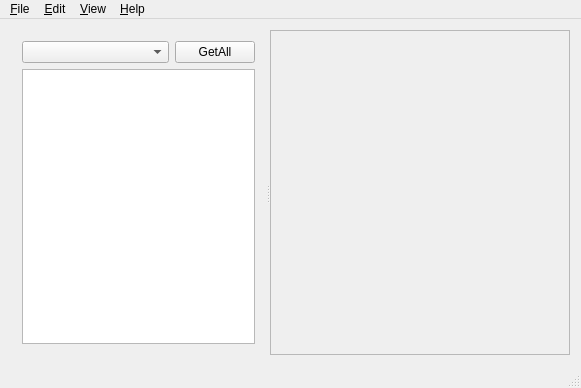
<?xml version="1.0" encoding="UTF-8"?>
<ui version="4.0">
 <class>MainWindow</class>
 <widget class="QMainWindow" name="MainWindow">
  <property name="geometry">
   <rect>
    <x>0</x>
    <y>0</y>
    <width>581</width>
    <height>388</height>
   </rect>
  </property>
  <property name="windowTitle">
   <string>DiskExplorer</string>
  </property>
  <property name="windowIcon">
   <iconset resource="resource.qrc">
    <normaloff>:/resource/app.ico</normaloff>:/resource/app.ico</iconset>
  </property>
  <widget class="QWidget" name="centralWidget">
   <property name="sizePolicy">
    <sizepolicy hsizetype="Preferred" vsizetype="Preferred">
     <horstretch>0</horstretch>
     <verstretch>0</verstretch>
    </sizepolicy>
   </property>
   <property name="styleSheet">
    <string notr="true"/>
   </property>
   <layout class="QHBoxLayout" name="horizontalLayout">
    <item>
     <widget class="QSplitter" name="splitter">
      <property name="orientation">
       <enum>Qt::Horizontal</enum>
      </property>
      <widget class="QWidget" name="layoutWidget">
       <layout class="QVBoxLayout" name="verticalLayout">
        <property name="sizeConstraint">
         <enum>QLayout::SetDefaultConstraint</enum>
        </property>
        <item>
         <layout class="QHBoxLayout" name="leftTopHLayout">
          <item>
           <widget class="QComboBox" name="comboBox">
            <property name="sizePolicy">
             <sizepolicy hsizetype="Preferred" vsizetype="Fixed">
              <horstretch>0</horstretch>
              <verstretch>0</verstretch>
             </sizepolicy>
            </property>
           </widget>
          </item>
          <item>
           <widget class="QPushButton" name="AllBtn">
            <property name="sizePolicy">
             <sizepolicy hsizetype="Fixed" vsizetype="Fixed">
              <horstretch>0</horstretch>
              <verstretch>0</verstretch>
             </sizepolicy>
            </property>
            <property name="text">
             <string>GetAll</string>
            </property>
           </widget>
          </item>
         </layout>
        </item>
        <item>
         <widget class="QListView" name="listView">
          <property name="sizePolicy">
           <sizepolicy hsizetype="Preferred" vsizetype="Expanding">
            <horstretch>0</horstretch>
            <verstretch>0</verstretch>
           </sizepolicy>
          </property>
          <property name="maximumSize">
           <size>
            <width>16777215</width>
            <height>16777215</height>
           </size>
          </property>
          <property name="editTriggers">
           <set>QAbstractItemView::NoEditTriggers</set>
          </property>
          <property name="selectionMode">
           <enum>QAbstractItemView::ExtendedSelection</enum>
          </property>
         </widget>
        </item>
       </layout>
      </widget>
      <widget class="QScrollArea" name="scrollArea">
       <property name="minimumSize">
        <size>
         <width>300</width>
         <height>0</height>
        </size>
       </property>
       <property name="widgetResizable">
        <bool>true</bool>
       </property>
       <widget class="QWidget" name="scrollAreaWidgetContents">
        <property name="geometry">
         <rect>
          <x>0</x>
          <y>0</y>
          <width>298</width>
          <height>323</height>
         </rect>
        </property>
       </widget>
      </widget>
     </widget>
    </item>
   </layout>
  </widget>
  <widget class="QMenuBar" name="menuBar">
   <property name="geometry">
    <rect>
     <x>0</x>
     <y>0</y>
     <width>581</width>
     <height>24</height>
    </rect>
   </property>
   <widget class="QMenu" name="menuFile">
    <property name="title">
     <string>&amp;File</string>
    </property>
    <addaction name="actionConnect"/>
    <addaction name="actionToken"/>
    <addaction name="actionAuthorize"/>
    <addaction name="actionExit"/>
   </widget>
   <widget class="QMenu" name="menuView">
    <property name="title">
     <string>&amp;View</string>
    </property>
    <widget class="QMenu" name="menuLanguage">
     <property name="title">
      <string>Language</string>
     </property>
     <addaction name="actionEnglish"/>
     <addaction name="actionSimple_Chinese"/>
    </widget>
    <addaction name="actionSideBar"/>
    <addaction name="menuLanguage"/>
    <addaction name="actionRefresh"/>
   </widget>
   <widget class="QMenu" name="menuHelp">
    <property name="title">
     <string>&amp;Help</string>
    </property>
    <addaction name="actionAbout"/>
   </widget>
   <widget class="QMenu" name="menuEdit">
    <property name="title">
     <string>&amp;Edit</string>
    </property>
    <addaction name="actionUpload_File"/>
    <addaction name="actionNew_Folder"/>
    <addaction name="actionDelete_Folder"/>
    <addaction name="separator"/>
    <addaction name="actionPrerefrence"/>
   </widget>
   <addaction name="menuFile"/>
   <addaction name="menuEdit"/>
   <addaction name="menuView"/>
   <addaction name="menuHelp"/>
  </widget>
  <widget class="QStatusBar" name="statusBar"/>
  <action name="actionConnect">
   <property name="icon">
    <iconset resource="resource.qrc">
     <normaloff>:/resource/open.png</normaloff>:/resource/open.png</iconset>
   </property>
   <property name="text">
    <string>Connect</string>
   </property>
   <property name="toolTip">
    <string>Connect</string>
   </property>
  </action>
  <action name="actionToken">
   <property name="text">
    <string>Token</string>
   </property>
   <property name="toolTip">
    <string>Token</string>
   </property>
  </action>
  <action name="actionExit">
   <property name="icon">
    <iconset resource="resource.qrc">
     <normaloff>:/resource/exit.png</normaloff>:/resource/exit.png</iconset>
   </property>
   <property name="text">
    <string>Exit</string>
   </property>
   <property name="toolTip">
    <string>Exit</string>
   </property>
  </action>
  <action name="actionSideBar">
   <property name="checkable">
    <bool>true</bool>
   </property>
   <property name="checked">
    <bool>true</bool>
   </property>
   <property name="text">
    <string>SideBar</string>
   </property>
  </action>
  <action name="actionTest">
   <property name="text">
    <string>test</string>
   </property>
  </action>
  <action name="actionAbout">
   <property name="text">
    <string>About</string>
   </property>
  </action>
  <action name="actionEnglish">
   <property name="checkable">
    <bool>true</bool>
   </property>
   <property name="checked">
    <bool>true</bool>
   </property>
   <property name="text">
    <string>English</string>
   </property>
  </action>
  <action name="actionSimple_Chinese">
   <property name="checkable">
    <bool>true</bool>
   </property>
   <property name="text">
    <string>Simple Chinese</string>
   </property>
  </action>
  <action name="actionUpload_File">
   <property name="text">
    <string>Upload File</string>
   </property>
  </action>
  <action name="actionNew_Folder">
   <property name="text">
    <string>New Folder</string>
   </property>
  </action>
  <action name="actionDelete_Folder">
   <property name="text">
    <string>Delete Folder</string>
   </property>
  </action>
  <action name="actionRefresh">
   <property name="text">
    <string>Refresh</string>
   </property>
  </action>
  <action name="actionPrerefrence">
   <property name="text">
    <string>Prerefrence</string>
   </property>
  </action>
  <action name="actionAuthorize">
   <property name="text">
    <string>Authorize</string>
   </property>
  </action>
 </widget>
 <layoutdefault spacing="6" margin="11"/>
 <resources>
  <include location="resource.qrc"/>
 </resources>
 <connections>
  <connection>
   <sender>actionConnect</sender>
   <signal>triggered()</signal>
   <receiver>MainWindow</receiver>
   <slot>connectToDisk()</slot>
   <hints>
    <hint type="sourcelabel">
     <x>-1</x>
     <y>-1</y>
    </hint>
    <hint type="destinationlabel">
     <x>262</x>
     <y>169</y>
    </hint>
   </hints>
  </connection>
  <connection>
   <sender>actionToken</sender>
   <signal>triggered()</signal>
   <receiver>MainWindow</receiver>
   <slot>changeToken()</slot>
   <hints>
    <hint type="sourcelabel">
     <x>-1</x>
     <y>-1</y>
    </hint>
    <hint type="destinationlabel">
     <x>262</x>
     <y>169</y>
    </hint>
   </hints>
  </connection>
  <connection>
   <sender>actionExit</sender>
   <signal>triggered()</signal>
   <receiver>MainWindow</receiver>
   <slot>exit()</slot>
   <hints>
    <hint type="sourcelabel">
     <x>-1</x>
     <y>-1</y>
    </hint>
    <hint type="destinationlabel">
     <x>262</x>
     <y>169</y>
    </hint>
   </hints>
  </connection>
  <connection>
   <sender>AllBtn</sender>
   <signal>clicked()</signal>
   <receiver>MainWindow</receiver>
   <slot>getAll()</slot>
   <hints>
    <hint type="sourcelabel">
     <x>228</x>
     <y>58</y>
    </hint>
    <hint type="destinationlabel">
     <x>262</x>
     <y>169</y>
    </hint>
   </hints>
  </connection>
  <connection>
   <sender>actionSideBar</sender>
   <signal>triggered()</signal>
   <receiver>MainWindow</receiver>
   <slot>switchSideBar()</slot>
   <hints>
    <hint type="sourcelabel">
     <x>-1</x>
     <y>-1</y>
    </hint>
    <hint type="destinationlabel">
     <x>290</x>
     <y>193</y>
    </hint>
   </hints>
  </connection>
  <connection>
   <sender>actionAbout</sender>
   <signal>triggered()</signal>
   <receiver>MainWindow</receiver>
   <slot>about()</slot>
   <hints>
    <hint type="sourcelabel">
     <x>-1</x>
     <y>-1</y>
    </hint>
    <hint type="destinationlabel">
     <x>290</x>
     <y>193</y>
    </hint>
   </hints>
  </connection>
  <connection>
   <sender>actionNew_Folder</sender>
   <signal>triggered()</signal>
   <receiver>MainWindow</receiver>
   <slot>newFolder()</slot>
   <hints>
    <hint type="sourcelabel">
     <x>-1</x>
     <y>-1</y>
    </hint>
    <hint type="destinationlabel">
     <x>290</x>
     <y>193</y>
    </hint>
   </hints>
  </connection>
  <connection>
   <sender>actionUpload_File</sender>
   <signal>triggered()</signal>
   <receiver>MainWindow</receiver>
   <slot>uploadFile()</slot>
   <hints>
    <hint type="sourcelabel">
     <x>-1</x>
     <y>-1</y>
    </hint>
    <hint type="destinationlabel">
     <x>290</x>
     <y>193</y>
    </hint>
   </hints>
  </connection>
  <connection>
   <sender>actionDelete_Folder</sender>
   <signal>triggered()</signal>
   <receiver>MainWindow</receiver>
   <slot>deleteFolder()</slot>
   <hints>
    <hint type="sourcelabel">
     <x>-1</x>
     <y>-1</y>
    </hint>
    <hint type="destinationlabel">
     <x>290</x>
     <y>193</y>
    </hint>
   </hints>
  </connection>
  <connection>
   <sender>actionRefresh</sender>
   <signal>triggered()</signal>
   <receiver>MainWindow</receiver>
   <slot>refreshFolder()</slot>
   <hints>
    <hint type="sourcelabel">
     <x>-1</x>
     <y>-1</y>
    </hint>
    <hint type="destinationlabel">
     <x>290</x>
     <y>193</y>
    </hint>
   </hints>
  </connection>
  <connection>
   <sender>actionPrerefrence</sender>
   <signal>triggered()</signal>
   <receiver>MainWindow</receiver>
   <slot>prerefrence()</slot>
   <hints>
    <hint type="sourcelabel">
     <x>-1</x>
     <y>-1</y>
    </hint>
    <hint type="destinationlabel">
     <x>290</x>
     <y>193</y>
    </hint>
   </hints>
  </connection>
  <connection>
   <sender>actionAuthorize</sender>
   <signal>triggered()</signal>
   <receiver>MainWindow</receiver>
   <slot>authorize()</slot>
   <hints>
    <hint type="sourcelabel">
     <x>-1</x>
     <y>-1</y>
    </hint>
    <hint type="destinationlabel">
     <x>290</x>
     <y>193</y>
    </hint>
   </hints>
  </connection>
 </connections>
 <slots>
  <slot>connectToDisk()</slot>
  <slot>changeToken()</slot>
  <slot>exit()</slot>
  <slot>getAll()</slot>
  <slot>switchSideBar()</slot>
  <slot>about()</slot>
  <slot>switchLang(QAction*)</slot>
  <slot>uploadFile()</slot>
  <slot>newFolder()</slot>
  <slot>deleteFolder()</slot>
  <slot>refreshFolder()</slot>
  <slot>prerefrence()</slot>
  <slot>authorize()</slot>
 </slots>
</ui>
